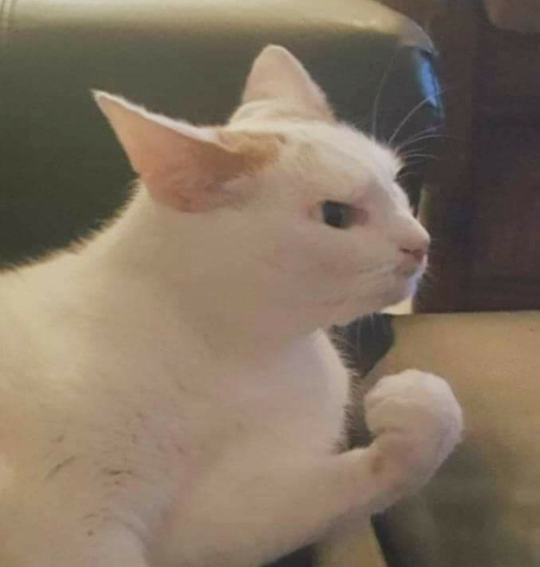
#> input picture mp2/assets/image.jpg, 1080 x 1134 px (shown at 1/2 size)
$ python open_src_cmp.py   (older library calls are emulated)
#> lines starting #> are read from the running program, lines starting #| are printed output that depends on the picture
### mp2/preprocess.py
import numpy as np
import cv2
import argparse

def preprocess(filename,
                size=64,
                noise_scale=0.05,
                rgb2grey=True,
                save=False):
#> called with filename = 'assets/image.jpg', size = 64, noise_scale = 0.05, rgb2grey = False, save = False
    img = cv2.imread(filename)[:, :, [2,1,0]]
    # import pdb; pdb.set_trace()
    ori_img = cv2.resize(img, (size, size))
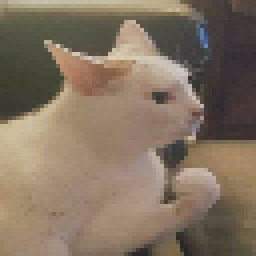
#> ori_img: shape (64, 64, 3) (shown 4 times larger); mean R, G, B 130.8, 115, 97.3
    if rgb2grey:
        ori_img = cv2.cvtColor(ori_img, cv2.COLOR_BGR2GRAY)
        ori_img = np.expand_dims(ori_img, axis=-1)

    ori_img = ori_img / 255.0
    ori_img = ori_img * 2 - 1
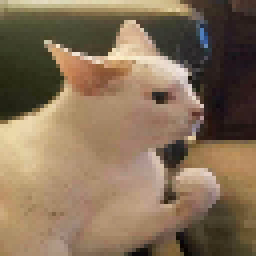
#> ori_img: shape (64, 64, 3) float64 (shown 4 times larger); mean R, G, B 0.0255, -0.0977, -0.237; drawn with min black and max white
    img = np.array(ori_img, dtype=np.float64)
    noise = np.random.normal(0, 1, img.shape)
    noise -= np.mean(noise)
    noise /= np.std(noise)
    noise *= noise_scale
    noised_img = img + noise
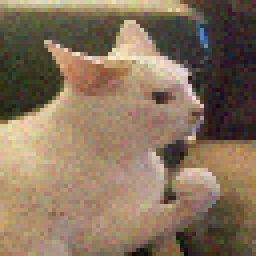
#> noised_img: shape (64, 64, 3) float64 (shown 4 times larger); mean R, G, B 0.0251, -0.0979, -0.236; drawn with min black and max white
    noised_img = np.clip(noised_img, -1, 1)

    return ori_img, noised_img

# [11 lines that do not run on import are left out]


### mp2/open_src_cmp.py
import matplotlib.pyplot as plt
import numpy as np
from skimage.restoration import (denoise_tv_chambolle, denoise_bilateral,
                                 denoise_wavelet, estimate_sigma)
from skimage import data, img_as_float
from skimage.util import random_noise
from preprocess import preprocess

image_path = 'assets/image.jpg'
ori_img, noise_image = preprocess(image_path, rgb2grey=False)
fig, ax = plt.subplots(nrows=2, ncols=2, figsize=(8, 5),
                    sharex=True, sharey=True)

# Save the images
noise_image = (noise_image + 1) / 2
ori_img = (ori_img + 1) / 2

plt.gray()

ax[0, 0].imshow(noise_image)
ax[0, 0].axis('off')
ax[0, 0].set_title('noise_image')
ax[0, 1].imshow(denoise_tv_chambolle(noise_image, weight=0.1, channel_axis=-1))
ax[0, 1].axis('off')
ax[0, 1].set_title('TV')
# ax[0, 2].imshow(denoise_bilateral(noise_image, sigma_color=0.05, sigma_spatial=15,
#                 channel_axis=-1))
# ax[0, 2].axis('off')
# ax[0, 2].set_title('Bilateral')
# ax[0, 3].imshow(denoise_wavelet(noise_image, channel_axis=-1, rescale_sigma=True))
# ax[0, 3].axis('off')
# ax[0, 3].set_title('Wavelet denoising')

ax[1, 1].imshow(denoise_tv_chambolle(noise_image, weight=0.2, channel_axis=-1))
ax[1, 1].axis('off')
ax[1, 1].set_title('(more) TV')
# ax[1, 2].imshow(denoise_bilateral(noise_image, sigma_color=0.1, sigma_spatial=15,
#                 channel_axis=-1))
# ax[1, 2].axis('off')
# ax[1, 2].set_title('(more) Bilateral')
# ax[1, 3].imshow(denoise_wavelet(noise_image, channel_axis=-1, convert2ycbcr=True,
#                                 rescale_sigma=True))
# ax[1, 3].axis('off')
# ax[1, 3].set_title('Wavelet denoising\nin YCbCr colorspace')
ax[1, 0].imshow(ori_img)
ax[1, 0].axis('off')
ax[1, 0].set_title('ori_img')

fig.tight_layout()
plt.show()
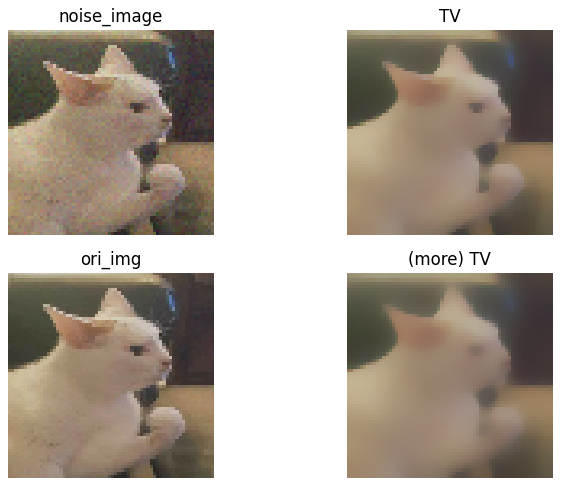
#> figure drawn by matplotlib, 4 panels
plt.savefig('opensrc.png')

$ run again, with mp2/assets/003.jpg copied over mp2/assets/image.jpg
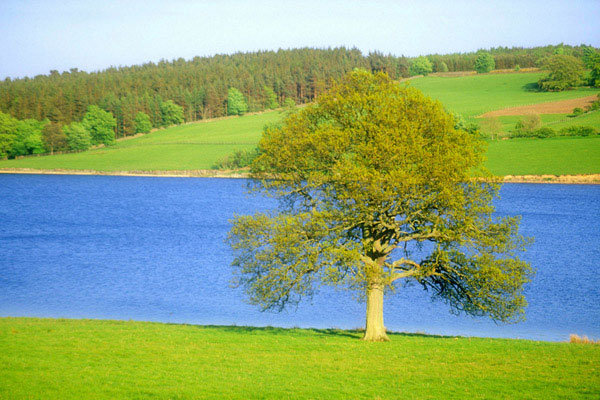
#> input picture mp2/assets/003.jpg, 600 x 400 px
#> in preprocess, `noised_img = img + noise`:
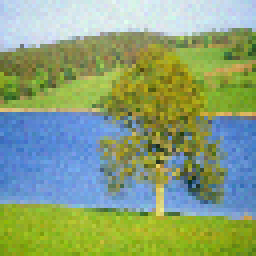
#> noised_img: shape (64, 64, 3) float64 (shown 4 times larger); mean R, G, B 0.101, 0.313, -0.0394; drawn with min black and max white
#> `plt.show()`:
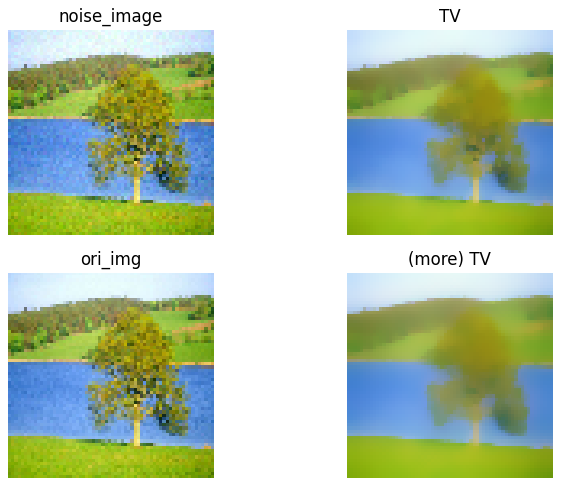
#> figure drawn by matplotlib, 4 panels

$ run again, with mp2/assets/004.jpg copied over mp2/assets/image.jpg
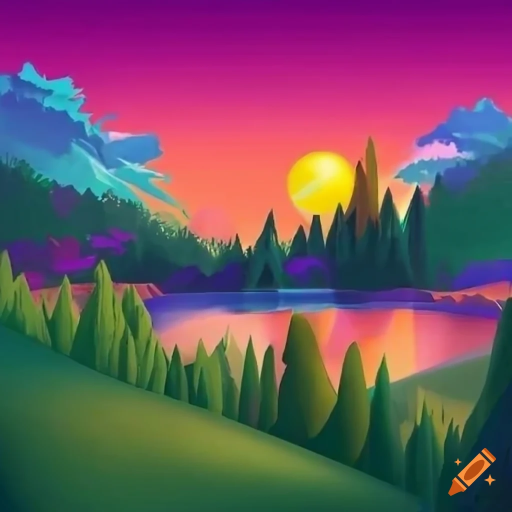
#> input picture mp2/assets/004.jpg, 1024 x 1024 px (shown at 1/2 size)
#> in preprocess, `noised_img = img + noise`:
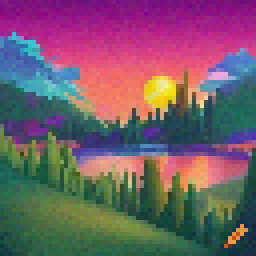
#> noised_img: shape (64, 64, 3) float64 (shown 4 times larger); mean R, G, B -0.128, -0.337, -0.221; drawn with min black and max white
#> `plt.show()`:
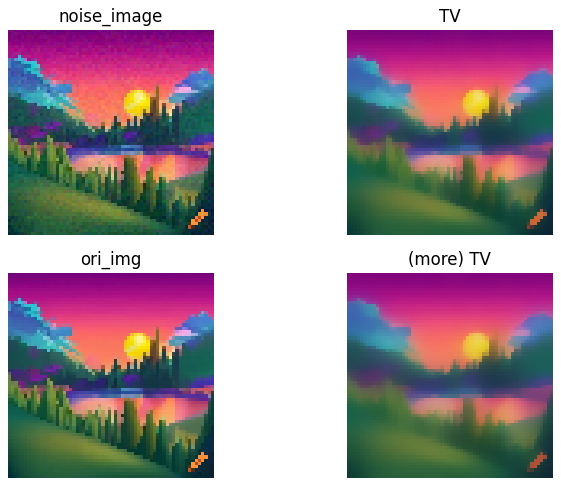
#> figure drawn by matplotlib, 4 panels
